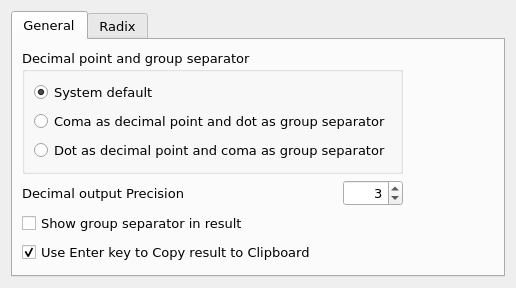
<?xml version="1.0" encoding="UTF-8"?>
<ui version="4.0">
 <class>CalcyOption</class>
 <widget class="QWidget" name="CalcyOption">
  <property name="geometry">
   <rect>
    <x>0</x>
    <y>0</y>
    <width>516</width>
    <height>262</height>
   </rect>
  </property>
  <property name="windowTitle">
   <string>CalcyPy - Simple calculator</string>
  </property>
  <layout class="QHBoxLayout" name="horizontalLayout_2">
   <item>
    <widget class="QTabWidget" name="tabWidget">
     <property name="font">
      <font>
       <family>Verdana</family>
       <pointsize>10</pointsize>
      </font>
     </property>
     <property name="currentIndex">
      <number>0</number>
     </property>
     <widget class="QWidget" name="tabOutput">
      <attribute name="title">
       <string>General</string>
      </attribute>
      <layout class="QFormLayout" name="formLayout">
       <item row="0" column="0">
        <layout class="QVBoxLayout" name="verticalLayout_5">
         <item>
          <widget class="QGroupBox" name="groupBox_2">
           <property name="title">
            <string>Decimal point and group separator</string>
           </property>
           <layout class="QVBoxLayout" name="verticalLayout_6">
            <item>
             <widget class="QRadioButton" name="radioButtonDecSepSystem">
              <property name="toolTip">
               <string>Use system locale settings</string>
              </property>
              <property name="text">
               <string>System default</string>
              </property>
              <property name="checked">
               <bool>true</bool>
              </property>
             </widget>
            </item>
            <item>
             <widget class="QRadioButton" name="radioButtonDecSepComa">
              <property name="text">
               <string>Coma as decimal point and dot as group separator</string>
              </property>
             </widget>
            </item>
            <item>
             <widget class="QRadioButton" name="radioButtonDecSepDot">
              <property name="text">
               <string>Dot as decimal point and coma as group separator</string>
              </property>
             </widget>
            </item>
           </layout>
          </widget>
         </item>
         <item>
          <layout class="QVBoxLayout" name="verticalLayout_4">
           <item>
            <layout class="QHBoxLayout" name="horizontalLayout_3">
             <item>
              <widget class="QLabel" name="label">
               <property name="text">
                <string>Decimal output Precision</string>
               </property>
              </widget>
             </item>
             <item>
              <widget class="QSpinBox" name="spinBoxOutputPrecision">
               <property name="sizePolicy">
                <sizepolicy hsizetype="Fixed" vsizetype="Fixed">
                 <horstretch>0</horstretch>
                 <verstretch>0</verstretch>
                </sizepolicy>
               </property>
               <property name="minimumSize">
                <size>
                 <width>55</width>
                 <height>0</height>
                </size>
               </property>
               <property name="maximumSize">
                <size>
                 <width>60</width>
                 <height>30</height>
                </size>
               </property>
               <property name="toolTip">
                <string>&lt;html&gt;&lt;head/&gt;&lt;body&gt;&lt;p&gt;Sets the maximal number of digits&lt;/p&gt;&lt;/body&gt;&lt;/html&gt;</string>
               </property>
               <property name="alignment">
                <set>Qt::AlignRight|Qt::AlignTrailing|Qt::AlignVCenter</set>
               </property>
               <property name="minimum">
                <number>1</number>
               </property>
               <property name="maximum">
                <number>10</number>
               </property>
               <property name="value">
                <number>3</number>
               </property>
              </widget>
             </item>
            </layout>
           </item>
           <item>
            <widget class="QCheckBox" name="checkBoxShowGrpSep">
             <property name="text">
              <string>Show group separator in result</string>
             </property>
             <property name="checked">
              <bool>false</bool>
             </property>
            </widget>
           </item>
           <item>
            <widget class="QCheckBox" name="checkBoxCopyToClipboard">
             <property name="toolTip">
              <string>If this option is enabled, pressing enter key will copy calculation result to clipboard.</string>
             </property>
             <property name="text">
              <string>Use Enter key to Copy result to Clipboard</string>
             </property>
             <property name="checked">
              <bool>true</bool>
             </property>
            </widget>
           </item>
          </layout>
         </item>
        </layout>
       </item>
      </layout>
     </widget>
     <widget class="QWidget" name="tabRadix">
      <attribute name="title">
       <string>Radix</string>
      </attribute>
      <layout class="QHBoxLayout" name="horizontalLayout_6">
       <item>
        <layout class="QVBoxLayout" name="verticalLayout_3">
         <item>
          <widget class="QGroupBox" name="groupBox_3">
           <property name="title">
            <string>Show result as</string>
           </property>
           <layout class="QHBoxLayout" name="horizontalLayout">
            <item>
             <widget class="QCheckBox" name="checkBoxBinOut">
              <property name="text">
               <string>Bin</string>
              </property>
              <property name="checked">
               <bool>true</bool>
              </property>
             </widget>
            </item>
            <item>
             <widget class="QCheckBox" name="checkBoxOctOut">
              <property name="text">
               <string>Oct</string>
              </property>
              <property name="checked">
               <bool>true</bool>
              </property>
             </widget>
            </item>
            <item>
             <widget class="QCheckBox" name="checkBoxHexOut">
              <property name="text">
               <string>Hex</string>
              </property>
              <property name="checked">
               <bool>true</bool>
              </property>
             </widget>
            </item>
            <item>
             <widget class="QCheckBox" name="checkBoxSizeOut">
              <property name="text">
               <string>Size</string>
              </property>
              <property name="checked">
               <bool>true</bool>
              </property>
             </widget>
            </item>
           </layout>
          </widget>
         </item>
         <item>
          <layout class="QVBoxLayout" name="verticalLayout">
           <item>
            <widget class="QCheckBox" name="checkBoxShowBasePrefix">
             <property name="toolTip">
              <string>Show prefix for given number base in results (i.e. &quot;0x&quot; for hexadecimal numbers)</string>
             </property>
             <property name="text">
              <string>Show base prefix in result</string>
             </property>
             <property name="checked">
              <bool>true</bool>
             </property>
            </widget>
           </item>
           <item>
            <widget class="QCheckBox" name="checkBoxShowLeadingZerosBin">
             <property name="text">
              <string>Show leading zeros in bin output</string>
             </property>
             <property name="checked">
              <bool>true</bool>
             </property>
            </widget>
           </item>
           <item>
            <widget class="QCheckBox" name="checkBoxShowLeadingZerosOct">
             <property name="text">
              <string>Show leading zeros in oct output</string>
             </property>
             <property name="checked">
              <bool>true</bool>
             </property>
            </widget>
           </item>
           <item>
            <widget class="QCheckBox" name="checkBoxShowLeadingZerosHex">
             <property name="text">
              <string>Show leading zeros in hex output</string>
             </property>
             <property name="checked">
              <bool>true</bool>
             </property>
            </widget>
           </item>
           <item>
            <spacer name="verticalSpacer_2">
             <property name="orientation">
              <enum>Qt::Vertical</enum>
             </property>
             <property name="sizeHint" stdset="0">
              <size>
               <width>20</width>
               <height>40</height>
              </size>
             </property>
            </spacer>
           </item>
          </layout>
         </item>
        </layout>
       </item>
       <item>
        <layout class="QVBoxLayout" name="verticalLayout_2">
         <item>
          <widget class="QGroupBox" name="groupBoxBW">
           <property name="title">
            <string>Calculation bit width</string>
           </property>
           <layout class="QHBoxLayout" name="horizontalLayout_5">
            <item>
             <widget class="QRadioButton" name="radioButtonBW64">
              <property name="text">
               <string>64</string>
              </property>
             </widget>
            </item>
            <item>
             <widget class="QRadioButton" name="radioButtonBW32">
              <property name="text">
               <string>32</string>
              </property>
             </widget>
            </item>
            <item>
             <widget class="QRadioButton" name="radioButtonBW16">
              <property name="text">
               <string>16</string>
              </property>
              <property name="checked">
               <bool>true</bool>
              </property>
             </widget>
            </item>
            <item>
             <widget class="QRadioButton" name="radioButtonBW8">
              <property name="text">
               <string>8</string>
              </property>
             </widget>
            </item>
           </layout>
          </widget>
         </item>
         <item>
          <spacer name="verticalSpacer">
           <property name="orientation">
            <enum>Qt::Vertical</enum>
           </property>
           <property name="sizeHint" stdset="0">
            <size>
             <width>20</width>
             <height>40</height>
            </size>
           </property>
          </spacer>
         </item>
        </layout>
       </item>
      </layout>
     </widget>
    </widget>
   </item>
  </layout>
 </widget>
 <resources/>
 <connections/>
 <slots>
  <slot>addEntry_clicked()</slot>
  <slot>removeEntry_clicked()</slot>
 </slots>
</ui>
